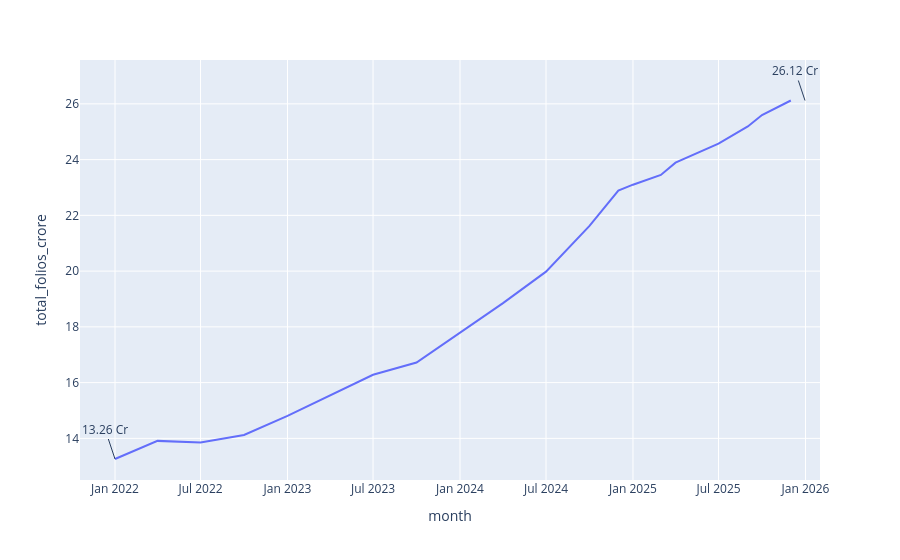

Notebook code cell kept with this figure:
### Markdown cell above
Folio count growth

### Code cell
fig3=px.line(
    folio_df,
    x="month",
    y="total_folios_crore"
)

fig3.add_annotation(
    x="2022-01-01",
    y=13.26,
    text="13.26 Cr"
)
fig3.add_annotation(
    x="2025-12-31",
    y=26.12,
    text="26.12 Cr"
)
fig3.show()

### Figure 1 — Plotly figure (JSON) as saved in the notebook; plotly's stock layout.template omitted (floating-point values rounded to 4 significant figures)
{"data": [{"hovertemplate": "month=%{x}<br>total_folios_crore=%{y}<extra></extra>", "legendgroup": "", "line": {"color": "#636efa", "dash": "solid"}, "marker": {"symbol": "circle"}, "mode": "lines", "name": "", "orientation": "v", "showlegend": false, "type": "scatter", "x": ["2022-01", "2022-04", "2022-07", "2022-10", "2023-01", "2023-04", "2023-07", "2023-10", "2024-01", "2024-04", "2024-07", "2024-10", "2024-12", "2025-01", "2025-03", "2025-04", "2025-07", "2025-08", "2025-09", "2025-10", "2025-12"], "xaxis": "x", "y": [13.26, 13.91, 13.85, 14.12, 14.81, 15.54, 16.28, 16.72, 17.78, 18.85, 19.98, 21.62, 22.89, 23.1, 23.45, 23.89, 24.57, 24.89, 25.19, 25.6, 26.12], "yaxis": "y"}], "layout": {"annotations": [{"text": "13.26 Cr", "x": "2022-01-01", "y": 13.26}, {"text": "26.12 Cr", "x": "2025-12-31", "y": 26.12}], "legend": {"tracegroupgap": 0}, "margin": {"t": 60}, "xaxis": {"anchor": "y", "domain": [0, 1], "title": {"text": "month"}}, "yaxis": {"anchor": "x", "domain": [0, 1], "title": {"text": "total_folios_crore"}}}}
